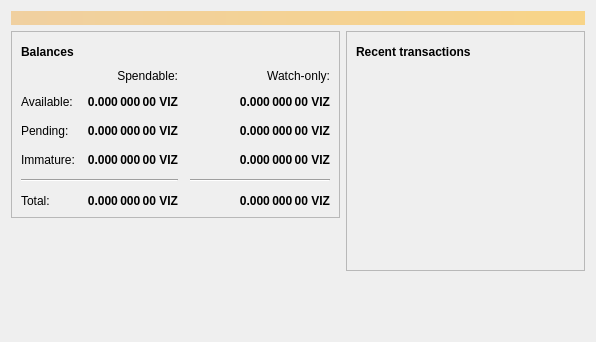
<?xml version="1.0" encoding="UTF-8"?>
<ui version="4.0">
 <class>OverviewPage</class>
 <widget class="QWidget" name="OverviewPage">
  <property name="geometry">
   <rect>
    <x>0</x>
    <y>0</y>
    <width>596</width>
    <height>342</height>
   </rect>
  </property>
  <property name="windowTitle">
   <string>Form</string>
  </property>
  <layout class="QVBoxLayout" name="topLayout">
   <item>
    <widget class="QLabel" name="labelAlerts">
     <property name="visible">
      <bool>false</bool>
     </property>
     <property name="styleSheet">
      <string notr="true">QLabel { background-color: qlineargradient(x1: 0, y1: 0, x2: 1, y2: 0, stop:0 #F0D0A0, stop:1 #F8D488); color:#000000; }</string>
     </property>
     <property name="wordWrap">
      <bool>true</bool>
     </property>
     <property name="margin">
      <number>3</number>
     </property>
     <property name="textInteractionFlags">
      <set>Qt::TextSelectableByMouse</set>
     </property>
    </widget>
   </item>
   <item>
    <layout class="QHBoxLayout" name="horizontalLayout" stretch="1,1">
     <item>
      <layout class="QVBoxLayout" name="verticalLayout_2">
       <item>
        <widget class="QFrame" name="frame">
         <property name="frameShape">
          <enum>QFrame::StyledPanel</enum>
         </property>
         <property name="frameShadow">
          <enum>QFrame::Raised</enum>
         </property>
         <layout class="QVBoxLayout" name="verticalLayout_4">
          <item>
           <layout class="QHBoxLayout" name="horizontalLayout_4">
            <item>
             <widget class="QLabel" name="label_5">
              <property name="font">
               <font>
                <weight>75</weight>
                <bold>true</bold>
               </font>
              </property>
              <property name="text">
               <string>Balances</string>
              </property>
             </widget>
            </item>
            <item>
             <widget class="QPushButton" name="labelWalletStatus">
              <property name="enabled">
               <bool>true</bool>
              </property>
              <property name="maximumSize">
               <size>
                <width>30</width>
                <height>16777215</height>
               </size>
              </property>
              <property name="toolTip">
               <string>The displayed information may be out of date. Your wallet automatically synchronizes with the Viz network after a connection is established, but this process has not completed yet.</string>
              </property>
              <property name="text">
               <string/>
              </property>
              <property name="icon">
               <iconset resource="../bitcoin.qrc">
                <normaloff>:/icons/warning</normaloff>
                <disabledoff>:/icons/warning</disabledoff>:/icons/warning</iconset>
              </property>
              <property name="iconSize">
               <size>
                <width>24</width>
                <height>24</height>
               </size>
              </property>
              <property name="flat">
               <bool>true</bool>
              </property>
             </widget>
            </item>
            <item>
             <spacer name="horizontalSpacer_3">
              <property name="orientation">
               <enum>Qt::Horizontal</enum>
              </property>
              <property name="sizeHint" stdset="0">
               <size>
                <width>40</width>
                <height>20</height>
               </size>
              </property>
             </spacer>
            </item>
           </layout>
          </item>
          <item>
           <layout class="QGridLayout" name="gridLayout">
            <property name="spacing">
             <number>12</number>
            </property>
            <item row="2" column="2">
             <widget class="QLabel" name="labelWatchPending">
              <property name="font">
               <font>
                <weight>75</weight>
                <bold>true</bold>
               </font>
              </property>
              <property name="cursor">
               <cursorShape>IBeamCursor</cursorShape>
              </property>
              <property name="toolTip">
               <string>Unconfirmed transactions to watch-only addresses</string>
              </property>
              <property name="text">
               <string notr="true">0.000 000 00 VIZ</string>
              </property>
              <property name="alignment">
               <set>Qt::AlignRight|Qt::AlignTrailing|Qt::AlignVCenter</set>
              </property>
              <property name="textInteractionFlags">
               <set>Qt::LinksAccessibleByMouse|Qt::TextSelectableByKeyboard|Qt::TextSelectableByMouse</set>
              </property>
             </widget>
            </item>
            <item row="2" column="1">
             <widget class="QLabel" name="labelUnconfirmed">
              <property name="font">
               <font>
                <weight>75</weight>
                <bold>true</bold>
               </font>
              </property>
              <property name="cursor">
               <cursorShape>IBeamCursor</cursorShape>
              </property>
              <property name="toolTip">
               <string>Total of transactions that have yet to be confirmed, and do not yet count toward the spendable balance</string>
              </property>
              <property name="text">
               <string notr="true">0.000 000 00 VIZ</string>
              </property>
              <property name="alignment">
               <set>Qt::AlignRight|Qt::AlignTrailing|Qt::AlignVCenter</set>
              </property>
              <property name="textInteractionFlags">
               <set>Qt::LinksAccessibleByMouse|Qt::TextSelectableByKeyboard|Qt::TextSelectableByMouse</set>
              </property>
             </widget>
            </item>
            <item row="3" column="2">
             <widget class="QLabel" name="labelWatchImmature">
              <property name="font">
               <font>
                <weight>75</weight>
                <bold>true</bold>
               </font>
              </property>
              <property name="cursor">
               <cursorShape>IBeamCursor</cursorShape>
              </property>
              <property name="toolTip">
               <string>Mined balance in watch-only addresses that has not yet matured</string>
              </property>
              <property name="text">
               <string notr="true">0.000 000 00 VIZ</string>
              </property>
              <property name="alignment">
               <set>Qt::AlignRight|Qt::AlignTrailing|Qt::AlignVCenter</set>
              </property>
              <property name="textInteractionFlags">
               <set>Qt::LinksAccessibleByMouse|Qt::TextSelectableByKeyboard|Qt::TextSelectableByMouse</set>
              </property>
             </widget>
            </item>
            <item row="4" column="0" colspan="2">
             <widget class="Line" name="line">
              <property name="orientation">
               <enum>Qt::Horizontal</enum>
              </property>
             </widget>
            </item>
            <item row="4" column="2">
             <widget class="Line" name="lineWatchBalance">
              <property name="sizePolicy">
               <sizepolicy hsizetype="Preferred" vsizetype="Fixed">
                <horstretch>0</horstretch>
                <verstretch>0</verstretch>
               </sizepolicy>
              </property>
              <property name="minimumSize">
               <size>
                <width>140</width>
                <height>0</height>
               </size>
              </property>
              <property name="orientation">
               <enum>Qt::Horizontal</enum>
              </property>
             </widget>
            </item>
            <item row="5" column="0">
             <widget class="QLabel" name="labelTotalText">
              <property name="text">
               <string>Total:</string>
              </property>
             </widget>
            </item>
            <item row="3" column="1">
             <widget class="QLabel" name="labelImmature">
              <property name="font">
               <font>
                <weight>75</weight>
                <bold>true</bold>
               </font>
              </property>
              <property name="cursor">
               <cursorShape>IBeamCursor</cursorShape>
              </property>
              <property name="toolTip">
               <string>Mined balance that has not yet matured</string>
              </property>
              <property name="text">
               <string notr="true">0.000 000 00 VIZ</string>
              </property>
              <property name="alignment">
               <set>Qt::AlignRight|Qt::AlignTrailing|Qt::AlignVCenter</set>
              </property>
              <property name="textInteractionFlags">
               <set>Qt::LinksAccessibleByMouse|Qt::TextSelectableByKeyboard|Qt::TextSelectableByMouse</set>
              </property>
             </widget>
            </item>
            <item row="2" column="3">
             <spacer name="horizontalSpacer_2">
              <property name="orientation">
               <enum>Qt::Horizontal</enum>
              </property>
              <property name="sizeHint" stdset="0">
               <size>
                <width>40</width>
                <height>20</height>
               </size>
              </property>
             </spacer>
            </item>
            <item row="3" column="0">
             <widget class="QLabel" name="labelImmatureText">
              <property name="text">
               <string>Immature:</string>
              </property>
             </widget>
            </item>
            <item row="5" column="1">
             <widget class="QLabel" name="labelTotal">
              <property name="font">
               <font>
                <weight>75</weight>
                <bold>true</bold>
               </font>
              </property>
              <property name="cursor">
               <cursorShape>IBeamCursor</cursorShape>
              </property>
              <property name="toolTip">
               <string>Your current total balance</string>
              </property>
              <property name="text">
               <string notr="true">0.000 000 00 VIZ</string>
              </property>
              <property name="alignment">
               <set>Qt::AlignRight|Qt::AlignTrailing|Qt::AlignVCenter</set>
              </property>
              <property name="textInteractionFlags">
               <set>Qt::LinksAccessibleByMouse|Qt::TextSelectableByKeyboard|Qt::TextSelectableByMouse</set>
              </property>
             </widget>
            </item>
            <item row="5" column="2">
             <widget class="QLabel" name="labelWatchTotal">
              <property name="font">
               <font>
                <weight>75</weight>
                <bold>true</bold>
               </font>
              </property>
              <property name="cursor">
               <cursorShape>IBeamCursor</cursorShape>
              </property>
              <property name="toolTip">
               <string>Current total balance in watch-only addresses</string>
              </property>
              <property name="text">
               <string notr="true">0.000 000 00 VIZ</string>
              </property>
              <property name="alignment">
               <set>Qt::AlignRight|Qt::AlignTrailing|Qt::AlignVCenter</set>
              </property>
              <property name="textInteractionFlags">
               <set>Qt::LinksAccessibleByMouse|Qt::TextSelectableByKeyboard|Qt::TextSelectableByMouse</set>
              </property>
             </widget>
            </item>
            <item row="0" column="2">
             <widget class="QLabel" name="labelWatchonly">
              <property name="text">
               <string>Watch-only:</string>
              </property>
              <property name="alignment">
               <set>Qt::AlignRight|Qt::AlignTrailing|Qt::AlignVCenter</set>
              </property>
             </widget>
            </item>
            <item row="1" column="0">
             <widget class="QLabel" name="labelBalanceText">
              <property name="text">
               <string>Available:</string>
              </property>
             </widget>
            </item>
            <item row="1" column="1">
             <widget class="QLabel" name="labelBalance">
              <property name="font">
               <font>
                <weight>75</weight>
                <bold>true</bold>
               </font>
              </property>
              <property name="cursor">
               <cursorShape>IBeamCursor</cursorShape>
              </property>
              <property name="toolTip">
               <string>Your current spendable balance</string>
              </property>
              <property name="text">
               <string notr="true">0.000 000 00 VIZ</string>
              </property>
              <property name="alignment">
               <set>Qt::AlignRight|Qt::AlignTrailing|Qt::AlignVCenter</set>
              </property>
              <property name="textInteractionFlags">
               <set>Qt::LinksAccessibleByMouse|Qt::TextSelectableByKeyboard|Qt::TextSelectableByMouse</set>
              </property>
             </widget>
            </item>
            <item row="1" column="2">
             <widget class="QLabel" name="labelWatchAvailable">
              <property name="font">
               <font>
                <weight>75</weight>
                <bold>true</bold>
               </font>
              </property>
              <property name="cursor">
               <cursorShape>IBeamCursor</cursorShape>
              </property>
              <property name="toolTip">
               <string>Your current balance in watch-only addresses</string>
              </property>
              <property name="text">
               <string notr="true">0.000 000 00 VIZ</string>
              </property>
              <property name="alignment">
               <set>Qt::AlignRight|Qt::AlignTrailing|Qt::AlignVCenter</set>
              </property>
              <property name="textInteractionFlags">
               <set>Qt::LinksAccessibleByMouse|Qt::TextSelectableByKeyboard|Qt::TextSelectableByMouse</set>
              </property>
             </widget>
            </item>
            <item row="2" column="0">
             <widget class="QLabel" name="labelPendingText">
              <property name="text">
               <string>Pending:</string>
              </property>
             </widget>
            </item>
            <item row="0" column="1">
             <widget class="QLabel" name="labelSpendable">
              <property name="text">
               <string>Spendable:</string>
              </property>
              <property name="alignment">
               <set>Qt::AlignRight|Qt::AlignTrailing|Qt::AlignVCenter</set>
              </property>
             </widget>
            </item>
           </layout>
          </item>
         </layout>
        </widget>
       </item>
       <item>
        <spacer name="verticalSpacer">
         <property name="orientation">
          <enum>Qt::Vertical</enum>
         </property>
         <property name="sizeHint" stdset="0">
          <size>
           <width>20</width>
           <height>40</height>
          </size>
         </property>
        </spacer>
       </item>
      </layout>
     </item>
     <item>
      <layout class="QVBoxLayout" name="verticalLayout_3">
       <item>
        <widget class="QFrame" name="frame_2">
         <property name="frameShape">
          <enum>QFrame::StyledPanel</enum>
         </property>
         <property name="frameShadow">
          <enum>QFrame::Raised</enum>
         </property>
         <layout class="QVBoxLayout" name="verticalLayout">
          <item>
           <layout class="QHBoxLayout" name="horizontalLayout_2">
            <item>
             <widget class="QLabel" name="label_4">
              <property name="font">
               <font>
                <weight>75</weight>
                <bold>true</bold>
               </font>
              </property>
              <property name="text">
               <string>Recent transactions</string>
              </property>
             </widget>
            </item>
            <item>
             <widget class="QPushButton" name="labelTransactionsStatus">
              <property name="enabled">
               <bool>true</bool>
              </property>
              <property name="maximumSize">
               <size>
                <width>30</width>
                <height>16777215</height>
               </size>
              </property>
              <property name="toolTip">
               <string>The displayed information may be out of date. Your wallet automatically synchronizes with the Viz network after a connection is established, but this process has not completed yet.</string>
              </property>
              <property name="text">
               <string/>
              </property>
              <property name="icon">
               <iconset resource="../bitcoin.qrc">
                <normaloff>:/icons/warning</normaloff>
                <disabledoff>:/icons/warning</disabledoff>:/icons/warning</iconset>
              </property>
              <property name="iconSize">
               <size>
                <width>24</width>
                <height>24</height>
               </size>
              </property>
              <property name="flat">
               <bool>true</bool>
              </property>
             </widget>
            </item>
            <item>
             <spacer name="horizontalSpacer">
              <property name="orientation">
               <enum>Qt::Horizontal</enum>
              </property>
              <property name="sizeHint" stdset="0">
               <size>
                <width>40</width>
                <height>20</height>
               </size>
              </property>
             </spacer>
            </item>
           </layout>
          </item>
          <item>
           <widget class="QListView" name="listTransactions">
            <property name="styleSheet">
             <string notr="true">QListView { background: transparent; }</string>
            </property>
            <property name="frameShape">
             <enum>QFrame::NoFrame</enum>
            </property>
            <property name="verticalScrollBarPolicy">
             <enum>Qt::ScrollBarAlwaysOff</enum>
            </property>
            <property name="horizontalScrollBarPolicy">
             <enum>Qt::ScrollBarAlwaysOff</enum>
            </property>
            <property name="selectionMode">
             <enum>QAbstractItemView::NoSelection</enum>
            </property>
           </widget>
          </item>
         </layout>
        </widget>
       </item>
       <item>
        <spacer name="verticalSpacer_2">
         <property name="orientation">
          <enum>Qt::Vertical</enum>
         </property>
         <property name="sizeHint" stdset="0">
          <size>
           <width>20</width>
           <height>40</height>
          </size>
         </property>
        </spacer>
       </item>
      </layout>
     </item>
    </layout>
   </item>
  </layout>
 </widget>
 <resources/>
 <connections/>
</ui>
